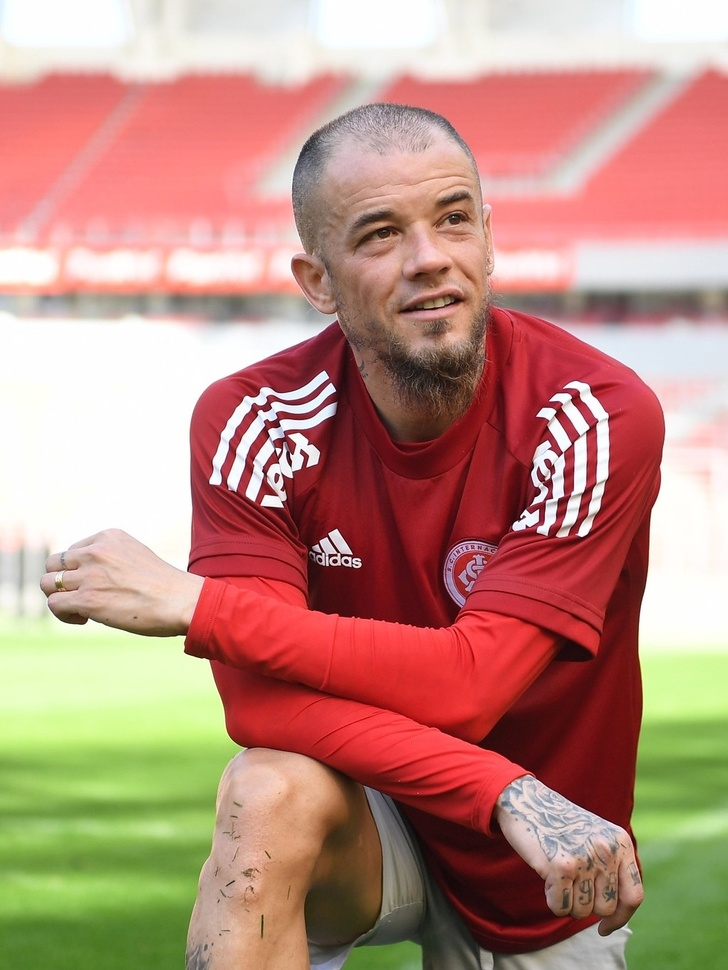
#> input picture Reconhecimento Facial/img/dale.jpg, 728 x 970 px, shrunk from 1022 x 1362 before the run
$ python facial.py
#> lines starting #> are read from the running program, lines starting #| are printed output that depends on the picture; after the words box and inside, x2 and y2 are one past the last pixel; in counts of white or black regions, pixels touching at a corner belong together
#> in main, imagem is the input picture: shape (970, 728, 3); mean B, G, R 127, 142, 188
import cv2


def detectar_rosto(imagem):

    cascata_rosto = cv2.CascadeClassifier(
        'haarcascade_frontalface_default.xml')
    imagem_cinza = cv2.cvtColor(imagem, cv2.COLOR_BGR2GRAY)
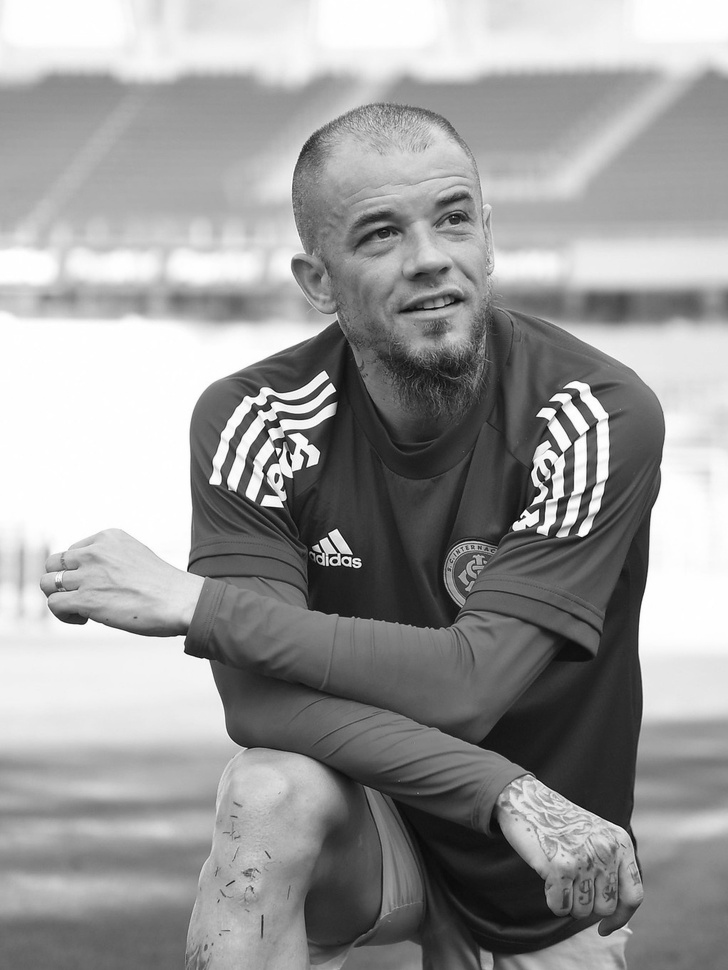
#> imagem_cinza: shape (970, 728); min 4, max 255, mean 154

    cascata_rosto = cv2.CascadeClassifier(
        'haarcascade_frontalface_default.xml')
    faces = cascata_rosto.detectMultiScale(
        imagem_cinza, scaleFactor=1.1, minNeighbors=5, minSize=(30, 30))
#> faces = [[433, 527, 86, 86], [314, 140, 213, 213]]

    for (x, y, w, h) in faces:
        cv2.rectangle(imagem, (x, y), (x+w, y+h), (0, 255, 0), 2)
#> this loop made 2 passes
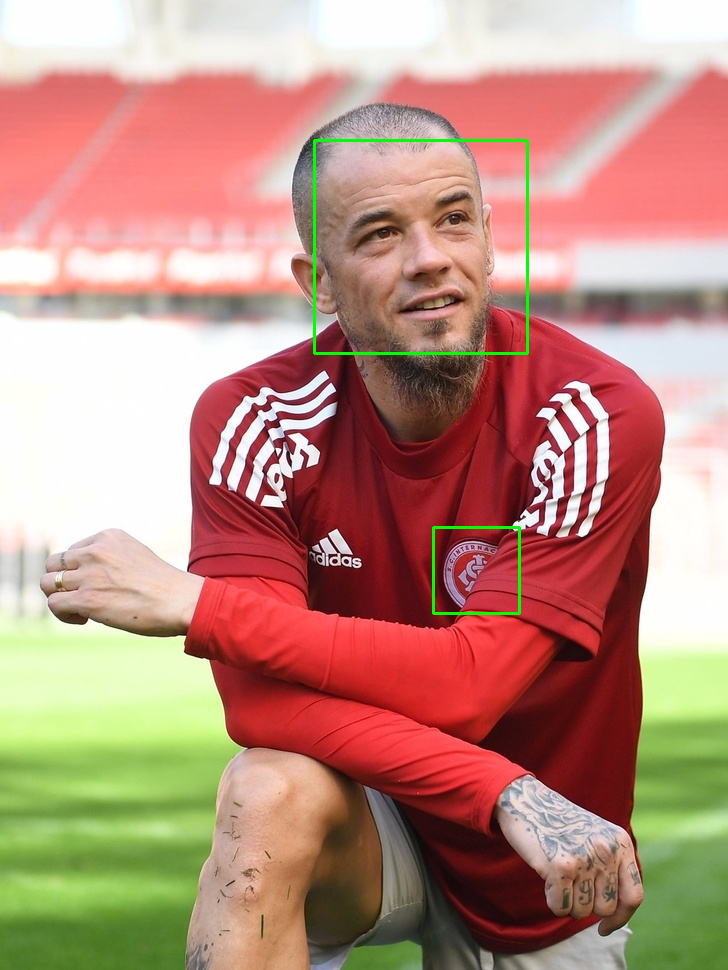
#> imagem: shape (970, 728, 3); 0.51% of pixels changed, all inside (x1, y1, x2, y2) = (313, 139, 529, 615)

    return imagem


def main():
    # carregar a imagem
    try:
        imagem = cv2.imread('img/dale.jpg')
        if imagem is None:
            raise Exception("Erro ao carregar a imagem.")
    except Exception as e:
        print(str(e))
        return None

    # aplicar a detecção de rosto na imagem
    imagem_detectada = detectar_rosto(imagem)

    # exibir a imagem resultante
    cv2.imshow('Aplicativo de Reconhecimento Facial', imagem_detectada)
    cv2.waitKey(0)
    cv2.destroyAllWindows()


if __name__ == "__main__":
    main()
